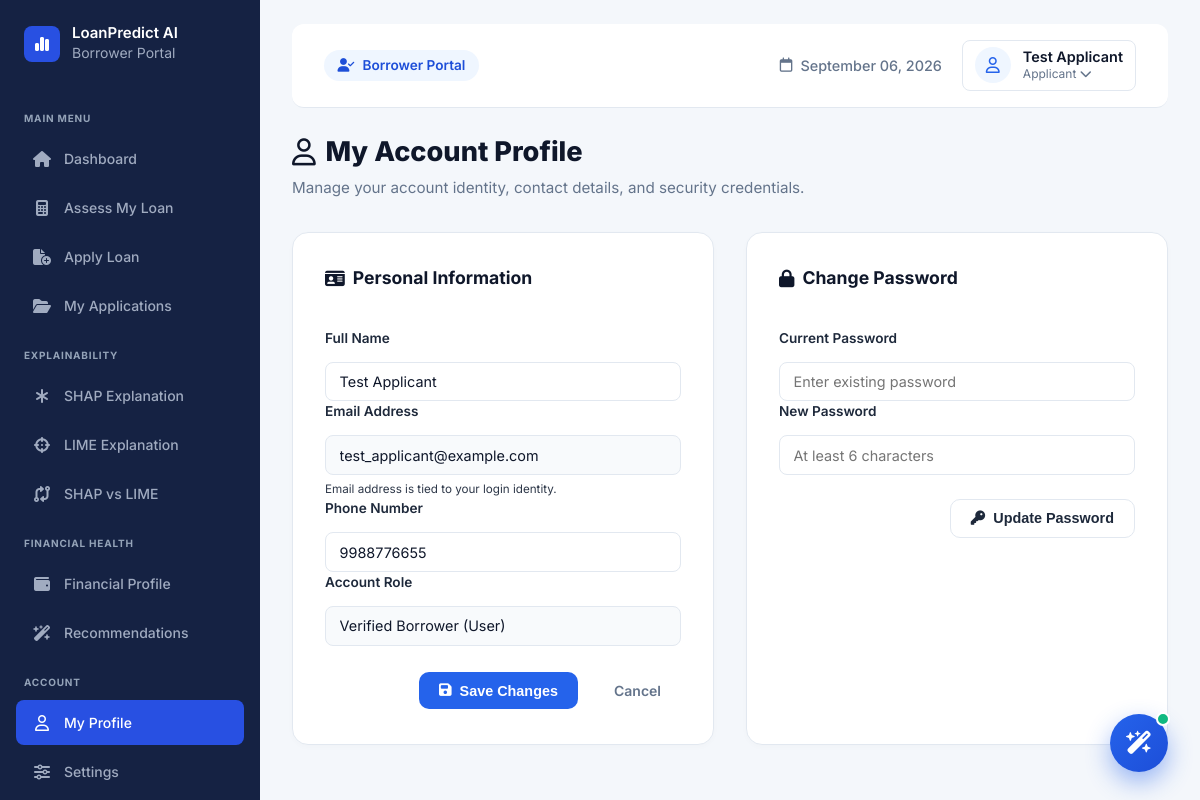
The app's page /user/profile (signed in) with its own data.
### tables this page shows
CREATE TABLE users (
            id INTEGER PRIMARY KEY AUTOINCREMENT,
            name TEXT NOT NULL,
            email TEXT NOT NULL UNIQUE,
            password_hash TEXT NOT NULL,
            role TEXT NOT NULL CHECK(role IN ('user', 'admin')),
            phone TEXT DEFAULT '',
            avatar_url TEXT DEFAULT '',
            age INTEGER DEFAULT 32,
            gender TEXT DEFAULT 'Male',
            marital_status TEXT DEFAULT 'Married',
            number_of_dependents INTEGER DEFAULT 2,
            employment_type TEXT DEFAULT 'Salaried',
            employment_experience INTEGER DEFAULT 4,
            monthly_income REAL DEFAULT 48000.0,
            annual_income REAL DEFAULT 576000.0,
            credit_score INTEGER DEFAULT 580,
            existing_loans INTEGER DEFAULT 2,
            created_at TIMESTAMP DEFAULT CURRENT_TIMESTAMP,
            updated_at TIMESTAMP DEFAULT CURRENT_TIMESTAMP
        , monthly_expenses REAL DEFAULT 0, existing_emi REAL DEFAULT 0, assets_value REAL DEFAULT 0, liabilities_value REAL DEFAULT 0, address TEXT DEFAULT "", pan_number TEXT DEFAULT "", phone_verified INTEGER DEFAULT 0, is_active INTEGER DEFAULT 1);

### app.py (the view, shortened to what this page needs)
@app.route('/user/profile', methods=['GET', 'POST'])
@login_required
@user_required
def user_profile():
    user_id = g.current_user['id']
    user = get_user_by_id(user_id)
    return render_template('user/user_profile.html', user=user)

### app.py (called while the page is built, shortened)
@app.before_request
def load_current_user():
    user_id = session.get('user_id')
    role = session.get('role')
    if user_id:
        user = get_user_by_id(user_id)
        g.current_user = user
        g.current_role = role
    else:
        g.current_user = None
        g.current_role = None

@app.context_processor
def inject_global_data():
    now_dt = datetime.now()
    admin_prof = {}
    try:
        admin_prof = get_admin_profile()
    except Exception:
        pass
    return {
        'now': now_dt.strftime('%B %d, %Y'),
        'now_dt': now_dt,
        'current_user': getattr(g, 'current_user', None),
        'current_role': getattr(g, 'current_role', None),
        'admin_profile': admin_prof
    }

def login_required(f):
    @wraps(f)
    def decorated_function(*args, **kwargs):
        return f(*args, **kwargs)
    return decorated_function

def user_required(f):
    @wraps(f)
    def decorated_function(*args, **kwargs):
        if not getattr(g, 'current_user', None):
            return redirect(url_for('login_user'))
        if g.current_role != 'user':
            abort(403)
        return f(*args, **kwargs)
    return decorated_function

### src/database.py (called while the page is built, shortened)
def get_db():
    os.makedirs(os.path.dirname(DB_PATH), exist_ok=True)
    conn = sqlite3.connect(DB_PATH)
    conn.row_factory = sqlite3.Row
    return conn

def get_user_by_id(user_id):
    conn = get_db()
    row = conn.execute('SELECT * FROM users WHERE id = ?', (user_id,)).fetchone()
    conn.close()
    return dict(row) if row else None

def get_admin_profile():
    conn = get_db()
    row = conn.execute('SELECT * FROM admin_profile ORDER BY id ASC LIMIT 1').fetchone()
    conn.close()
    if row:
        return dict(row)

### templates/user/user_profile.html (shortened to what this page needs)
{% extends 'user/user_base.html' %}
{% block content %}
<div class="user-page-header">
    <div class="header-info">
        <h1><i class="fa-regular fa-user"></i> My Account Profile</h1>
        <p>Manage your account identity, contact details, and security credentials.</p>
    </div>
</div>
<div class="profile-layout-grid">
    <div class="user-form-card">
        <div class="card-header">
            <h3><i class="fa-solid fa-id-card"></i> Personal Information</h3>
        </div>
        <form method="POST" action="{{ url_for('user_profile') }}" class="loan-assess-form" style="padding-top: 1rem;">
            <div class="form-group">
                <label for="name">Full Name</label>
                <input type="text" name="name" id="name" value="{{ user.name if user else '' }}" required>
            </div>
            <div class="form-group">
                <label for="email">Email Address</label>
                <input type="email" id="email" value="{{ user.email if user else '' }}" disabled style="background-color: #F8FAFC; cursor: not-allowed;">
                <small class="text-muted">Email address is tied to your login identity.</small>
            </div>
            <div class="form-group">
                <label for="phone">Phone Number</label>
                <input type="tel" name="phone" id="phone" value="{{ user.phone if user and user.phone else '' }}" placeholder="+91 98765 43210">
            </div>
            <div class="form-group">
                <label>Account Role</label>
                <input type="text" value="Verified Borrower (User)" disabled style="background-color: #F8FAFC;">
            </div>
            <div class="form-actions" style="margin-top: 1.5rem;">
                <button type="submit" class="btn-primary">
                    <i class="fa-solid fa-floppy-disk"></i> Save Changes
                </button>
                <a href="{{ url_for('user_dashboard') }}" class="btn-cancel">Cancel</a>
            </div>
        </form>
    </div>
    <div class="user-form-card">
        <div class="card-header">
            <h3><i class="fa-solid fa-lock"></i> Change Password</h3>
        </div>
        <form method="POST" action="{{ url_for('user_profile') }}" class="loan-assess-form" style="padding-top: 1rem;">
            <div class="form-group">
                <label for="current_password">Current Password</label>
                <input type="password" name="current_password" id="current_password" required placeholder="Enter existing password">
            </div>
            <div class="form-group">
                <label for="new_password">New Password</label>
                <input type="password" name="new_password" id="new_password" required minlength="6" placeholder="At least 6 characters">
            </div>
            <div class="form-actions" style="margin-top: 1.5rem;">
                <button type="submit" class="btn-outline">
                    <i class="fa-solid fa-key"></i> Update Password
                </button>
            </div>
        </form>
    </div>
</div>
{% endblock %}

### templates/user/user_base.html (shortened to what this page needs)
<!DOCTYPE html>
<html lang="en">
<head>
    <link rel="stylesheet" href="https://cdnjs.cloudflare.com/ajax/libs/font-awesome/6.5.1/css/all.min.css">
    <link rel="stylesheet" href="{{ url_for('static', filename='css/style.css') }}">
    <link rel="stylesheet" href="{{ url_for('static', filename='css/user_dashboard.css') }}">
</head>
<body>
    <div class="app-container">
        <aside class="sidebar" id="sidebar">
            <div class="sidebar-header">
                <div class="logo-icon">
                    <i class="fa-solid fa-chart-simple"></i>
                </div>
                <div class="logo-text">
                    <h2>LoanPredict AI</h2>
                    <span class="subtext">Borrower Portal</span>
                </div>
            </div>
            <nav class="sidebar-nav">
                <div class="nav-section-label">MAIN MENU</div>
                <a href="{{ url_for('user_dashboard') }}" class="nav-item {% if request.endpoint == 'user_dashboard' %}active{% endif %}">
                    <i class="fa-solid fa-house"></i>
                    <span>Dashboard</span>
                </a>
                <a href="{{ url_for('user_assess') }}" class="nav-item {% if request.endpoint == 'user_assess' %}active{% endif %}">
                    <i class="fa-solid fa-calculator"></i>
                    <span>Assess My Loan</span>
                </a>
                <a href="{{ url_for('user_apply_loan') }}" class="nav-item {% if request.endpoint == 'user_apply_loan' %}active{% endif %}">
                    <i class="fa-solid fa-file-circle-plus"></i>
                    <span>Apply Loan</span>
                </a>
                <a href="{{ url_for('user_applications') }}" class="nav-item {% if request.endpoint in ['user_applications', 'user_application_detail'] %}active{% endif %}">
                    <i class="fa-solid fa-folder-open"></i>
                    <span>My Applications</span>
                </a>
                <div class="nav-section-label">EXPLAINABILITY</div>
                <a href="{{ url_for('user_shap_page') }}" class="nav-item {% if request.endpoint == 'user_shap_page' %}active{% endif %}">
                    <i class="fa-solid fa-asterisk"></i>
                    <span>SHAP Explanation</span>
                </a>
                <a href="{{ url_for('user_lime_page') }}" class="nav-item {% if request.endpoint == 'user_lime_page' %}active{% endif %}">
                    <i class="fa-solid fa-crosshairs"></i>
                    <span>LIME Explanation</span>
                </a>
                <a href="{{ url_for('user_comparison_page') }}" class="nav-item {% if request.endpoint == 'user_comparison_page' %}active{% endif %}">
                    <i class="fa-solid fa-code-compare"></i>
                    <span>SHAP vs LIME</span>
                </a>
                <div class="nav-section-label">FINANCIAL HEALTH</div>
                <a href="{{ url_for('user_financial_profile') }}" class="nav-item {% if request.endpoint == 'user_financial_profile' %}active{% endif %}">
                    <i class="fa-solid fa-wallet"></i>
                    <span>Financial Profile</span>
                </a>
                <a href="{{ url_for('user_recommendations') }}" class="nav-item {% if request.endpoint == 'user_recommendations' %}active{% endif %}">
                    <i class="fa-solid fa-wand-magic-sparkles"></i>
                    <span>Recommendations</span>
                </a>
                <div class="nav-section-label">ACCOUNT</div>
                <a href="{{ url_for('user_profile') }}" class="nav-item {% if request.endpoint == 'user_profile' %}active{% endif %}">
                    <i class="fa-regular fa-user"></i>
                    <span>My Profile</span>
                </a>
                <a href="{{ url_for('user_settings') }}" class="nav-item {% if request.endpoint == 'user_settings' %}active{% endif %}">
                    <i class="fa-solid fa-sliders"></i>
                    <span>Settings</span>
                </a>
            </nav>
        </aside>
        <main class="main-content" id="mainContent">
            <header class="user-topbar">
                <div class="topbar-left">
                    <span class="portal-badge"><i class="fa-solid fa-user-check"></i> Borrower Portal</span>
                </div>
                <div class="topbar-right">
                    <div class="date-badge">
                        <i class="fa-regular fa-calendar"></i>
                        <span>{{ now }}</span>
                    </div>
                    <div class="user-profile-dropdown" id="userPortalDropdown">
                        <div class="user-profile" id="userPortalProfileTrigger" tabindex="0">
                            <div class="avatar bg-blue"><i class="fa-regular fa-user"></i></div>
                            <div class="user-info">
                                <span class="user-name">{{ current_user.name if current_user else 'Borrower' }}</span>
                                <span class="user-role">Applicant <i class="fa-solid fa-chevron-down"></i></span>
                            </div>
                        </div>
                    </div>
                </div>
            </header>
            {% block content %}
            {% endblock %}
        </main>
    </div>
    <button type="button" class="ai-chat-launcher" id="aiChatLauncher" aria-label="Open AI Loan Assistant">
        <i class="fa-solid fa-wand-magic-sparkles" id="aiChatIcon"></i>
        <span class="chat-launcher-badge"></span>
    </button>
</body>
</html>

### static/css/style.css (style rules this page uses)
:root { --bg-color: #F4F7FB; --sidebar-bg: #152243; --sidebar-text: #A0ABC0; --sidebar-hover: #1E2D56; --sidebar-active: #2850E2; --sidebar-active-text: #FFFFFF; --card-bg: #FFFFFF; --text-main: #2D3748; --text-muted: #718096; --border-color: #E2E8F0; --primary-blue: #0A58CA; --primary-blue-light: #EBF4FF; --success-green: #25C266; --success-green-light: #E8FAED; --danger-red: #F85A5A; --danger-red-light: #FEEEEE; --warning-orange: #F39C12; --warning-orange-light: #FEF5E7; --purple: #8B5CF6; --purple-light: #F3E8FF; --font-family: 'Inter', sans-serif; --shadow-sm: 0 2px 4px rgba(0,0,0,0.02); --shadow-md: 0 4px 12px rgba(0,0,0,0.05); --border-radius: 12px; }
* { margin: 0; padding: 0; box-sizing: border-box; }
body { font-family: var(--font-family); background-color: var(--bg-color); color: var(--text-main); line-height: 1.5; font-size: 14px; }
.app-container { display: flex; height: 100vh; overflow: hidden; }
.sidebar { width: 260px; background-color: var(--sidebar-bg); color: var(--sidebar-text); display: flex; flex-direction: column; padding: 24px 16px; position: fixed; top: 0; bottom: 0; left: 0; z-index: 100; overflow-y: auto; overflow-x: hidden; scrollbar-width: thin; scrollbar-color: rgba(255,255,255,0.15) transparent; }
.sidebar-header { display: flex; align-items: center; gap: 12px; margin-bottom: 32px; padding: 0 8px; flex-shrink: 0; }
.logo-icon { background-color: var(--sidebar-active); color: white; width: 36px; height: 36px; border-radius: 8px; display: flex; align-items: center; justify-content: center; font-size: 16px; }
.sidebar-header h2 { color: white; font-size: 15px; font-weight: 600; line-height: 1.2; }
.sidebar-nav { display: flex; flex-direction: column; gap: 4px; flex: 1; }
.nav-item { display: flex; align-items: center; gap: 12px; padding: 12px 16px; color: var(--sidebar-text); text-decoration: none; border-radius: 8px; transition: all 0.2s ease; font-weight: 500; }
.nav-item i { font-size: 16px; width: 20px; text-align: center; }
.nav-item.active { background-color: var(--sidebar-active); color: var(--sidebar-active-text); }
.main-content { flex: 1; margin-left: 260px; padding: 24px 32px; height: 100vh; overflow-y: auto; overflow-x: hidden; box-sizing: border-box; scroll-behavior: smooth; }
.user-profile { display: flex; align-items: center; gap: 12px; cursor: pointer; }
.avatar { width: 40px; height: 40px; background-color: #E2E8F0; border-radius: 50%; display: flex; align-items: center; justify-content: center; color: var(--text-muted); }
.user-info { display: flex; flex-direction: column; }
.user-name { font-weight: 600; font-size: 14px; }
.user-role { font-size: 12px; color: var(--text-muted); }
.form-group { display: flex; flex-direction: column; grid-column: span 1; }
.form-group label { font-size: 14px; font-weight: 500; margin-bottom: 8px; color: var(--text-main); }
.form-group input, .form-group select { width: 100%; padding: 12px 16px; border: 1px solid var(--border-color); border-radius: 8px; font-size: 14px; font-family: inherit; color: var(--text-main); transition: all 0.2s ease; background: white; }
.form-actions { display: flex; justify-content: flex-end; margin-top: 20px; }
.btn-primary { background-color: var(--sidebar-active); color: white; }
.nav-section-label { font-size: 10px; font-weight: 700; letter-spacing: 0.08em; color: #94A3B8; margin: 16px 8px 6px; text-transform: uppercase; }
.user-profile-dropdown { position: relative; display: inline-block; }
.user-profile { display: flex; align-items: center; gap: 12px; padding: 6px 14px; background: #FFFFFF; border: 1px solid var(--border-color); border-radius: 40px; cursor: pointer; transition: all 0.2s ease; user-select: none; }
.user-profile .avatar { width: 34px; height: 34px; border-radius: 50%; background: #EFF6FF; color: #2563EB; display: flex; align-items: center; justify-content: center; font-size: 14px; }
.user-profile .user-info { display: flex; flex-direction: column; text-align: left; }
.user-profile .user-name { font-size: 13px; font-weight: 700; color: #0F172A; line-height: 1.2; }
.user-profile .user-role { font-size: 11px; color: #64748B; display: flex; align-items: center; gap: 4px; }

### records on screen
users: name "Test Applicant", email "test_applicant@example.com", phone "9988776655"

### other values on screen
{{ now }} "September 06, 2026"
